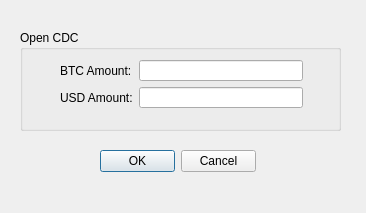
<?xml version="1.0" encoding="UTF-8"?>
<ui version="4.0">
 <class>Dialog</class>
 <widget class="QDialog" name="Dialog">
  <property name="geometry">
   <rect>
    <x>0</x>
    <y>0</y>
    <width>366</width>
    <height>213</height>
   </rect>
  </property>
  <property name="windowTitle">
   <string>Dialog</string>
  </property>
  <widget class="QDialogButtonBox" name="buttonBox">
   <property name="geometry">
    <rect>
     <x>100</x>
     <y>150</y>
     <width>156</width>
     <height>23</height>
    </rect>
   </property>
   <property name="orientation">
    <enum>Qt::Horizontal</enum>
   </property>
   <property name="standardButtons">
    <set>QDialogButtonBox::Cancel|QDialogButtonBox::Ok</set>
   </property>
  </widget>
  <widget class="QGroupBox" name="groupBox">
   <property name="geometry">
    <rect>
     <x>20</x>
     <y>30</y>
     <width>321</width>
     <height>101</height>
    </rect>
   </property>
   <property name="title">
    <string>Open CDC</string>
   </property>
   <widget class="QWidget" name="">
    <property name="geometry">
     <rect>
      <x>40</x>
      <y>30</y>
      <width>243</width>
      <height>48</height>
     </rect>
    </property>
    <layout class="QFormLayout" name="formLayout">
     <item row="0" column="0">
      <widget class="QLabel" name="label_9">
       <property name="text">
        <string>BTC Amount:</string>
       </property>
      </widget>
     </item>
     <item row="0" column="1">
      <widget class="QLineEdit" name="lineEdit"/>
     </item>
     <item row="1" column="0">
      <widget class="QLabel" name="label_10">
       <property name="text">
        <string>USD Amount:</string>
       </property>
      </widget>
     </item>
     <item row="1" column="1">
      <widget class="QLineEdit" name="lineEdit_2"/>
     </item>
    </layout>
   </widget>
  </widget>
 </widget>
 <resources/>
 <connections>
  <connection>
   <sender>buttonBox</sender>
   <signal>accepted()</signal>
   <receiver>Dialog</receiver>
   <slot>accept()</slot>
   <hints>
    <hint type="sourcelabel">
     <x>248</x>
     <y>254</y>
    </hint>
    <hint type="destinationlabel">
     <x>157</x>
     <y>274</y>
    </hint>
   </hints>
  </connection>
  <connection>
   <sender>buttonBox</sender>
   <signal>rejected()</signal>
   <receiver>Dialog</receiver>
   <slot>reject()</slot>
   <hints>
    <hint type="sourcelabel">
     <x>316</x>
     <y>260</y>
    </hint>
    <hint type="destinationlabel">
     <x>286</x>
     <y>274</y>
    </hint>
   </hints>
  </connection>
 </connections>
</ui>
